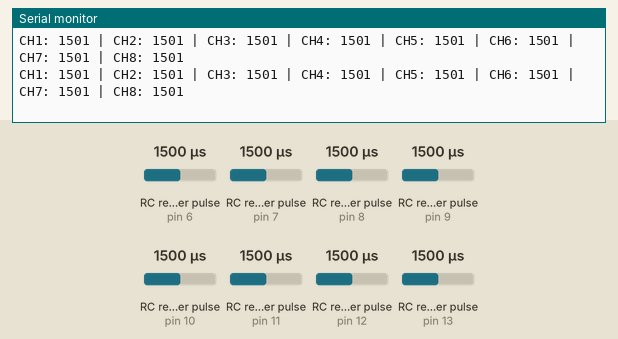
A sketch run on a simulated Arduino Uno, built with avr-gcc and run on an emulated ATmega328P. On the bench: the last lines printed to the serial monitor. Wiring (inferred from the names in the program): 8 × RC receiver channel: data pin 6 / data pin 7 / data pin 8 / data pin 9 / data pin 10 / data pin 11 / data pin 12 / data pin 13. The test bench sets the inputs (shaded band); at power-on: RC receiver pulse (sensors on pin 6, pin 13, pin 7, pin 8, pin 9, pin 10, pin 11, pin 12) 1500 µs.

Above: at 1.2 s.
1.3 s: RC receiver pulse (sensor on pin 6) set to 1020 µs
At 1.61 s:
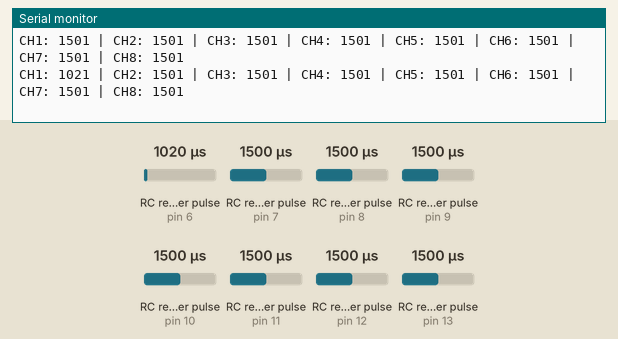
2.8 s: RC receiver pulse (sensor on pin 13) set to 1020 µs
At 2.89 s:
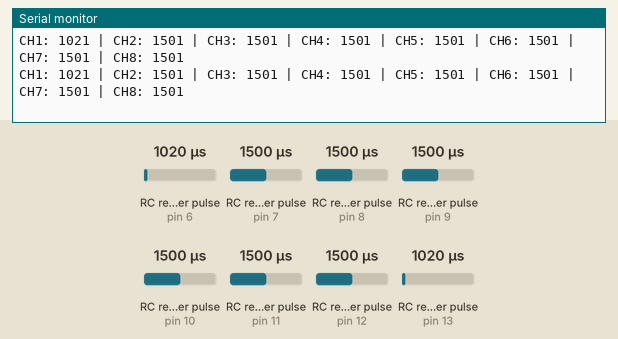
5.8 s: RC receiver pulse (sensor on pin 7) set to 1020 µs
At 5.93 s:
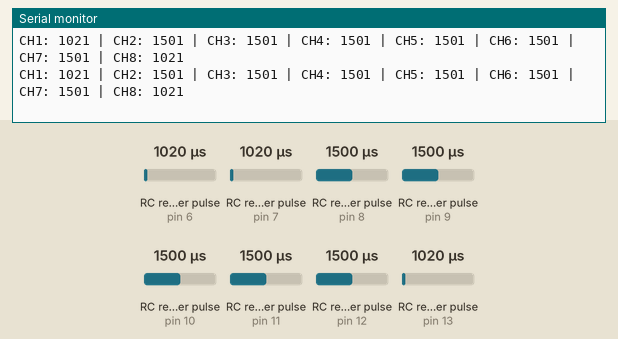
7.3 s: RC receiver pulse (sensor on pin 13) set to 1500 µs
At 7.37 s:
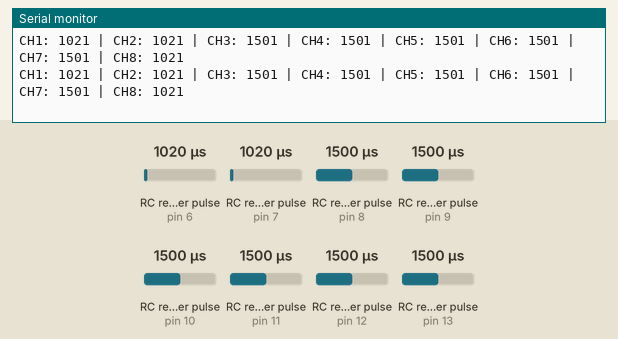
10.3 s: RC receiver pulse (sensor on pin 8) set to 1020 µs
At 10.41 s:
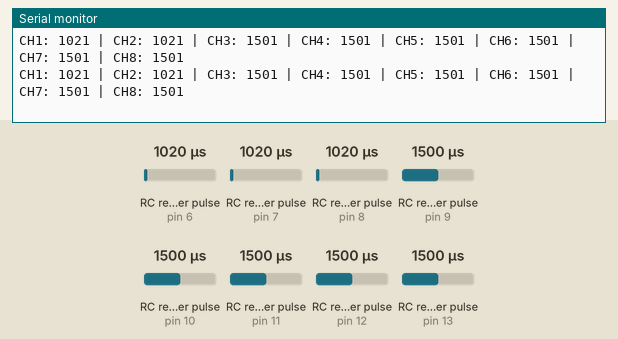
11.8 s: RC receiver pulse (sensor on pin 9) set to 1020 µs
At 11.85 s:
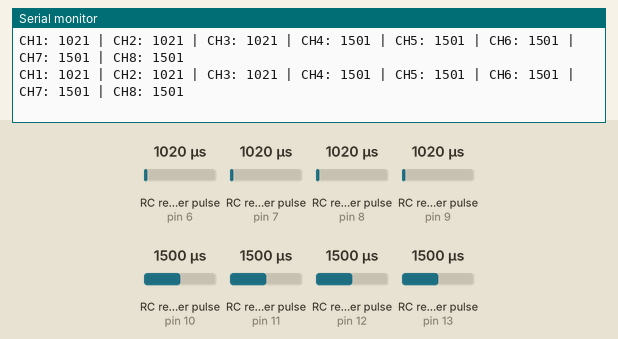

The sketch:

PulseRead.ino
```cpp
// 受信機チャンネル割り当て（接続したピン番号に合わせてください）
const int ch1 = 6;
const int ch2 = 7;
const int ch3 = 8;
const int ch4 = 9;
const int ch5 = 10;
const int ch6 = 11;
const int ch7 = 12;
const int ch8 = 13;

void setup() {
  Serial.begin(9600);

  // 入力ピン設定
  pinMode(ch1, INPUT);
  pinMode(ch2, INPUT);
  pinMode(ch3, INPUT);
  pinMode(ch4, INPUT);
  pinMode(ch5, INPUT);
  pinMode(ch6, INPUT);
  pinMode(ch7, INPUT);
  pinMode(ch8, INPUT);
}

void loop() {
  // 各チャンネルのパルス幅を取得（タイムアウト25ms）
  int val1 = pulseIn(ch1, HIGH, 25000);
  int val2 = pulseIn(ch2, HIGH, 25000);
  int val3 = pulseIn(ch3, HIGH, 25000);
  int val4 = pulseIn(ch4, HIGH, 25000);
  int val5 = pulseIn(ch5, HIGH, 25000);
  int val6 = pulseIn(ch6, HIGH, 25000);
  int val7 = pulseIn(ch7, HIGH, 25000);
  int val8 = pulseIn(ch8, HIGH, 25000);

  // シリアルモニタに出力
  Serial.print("CH1: "); Serial.print(val1);
  Serial.print(" | CH2: "); Serial.print(val2);
  Serial.print(" | CH3: "); Serial.print(val3);
  Serial.print(" | CH4: "); Serial.print(val4);
  Serial.print(" | CH5: "); Serial.print(val5);
  Serial.print(" | CH6: "); Serial.print(val6);
  Serial.print(" | CH7: "); Serial.print(val7);
  Serial.print(" | CH8: "); Serial.println(val8);

  delay(100); // 少し待機
}
```

Measured:
- after the input at 1.3 s, the serial monitor: prints a new line after 0.18 s (image 1)
